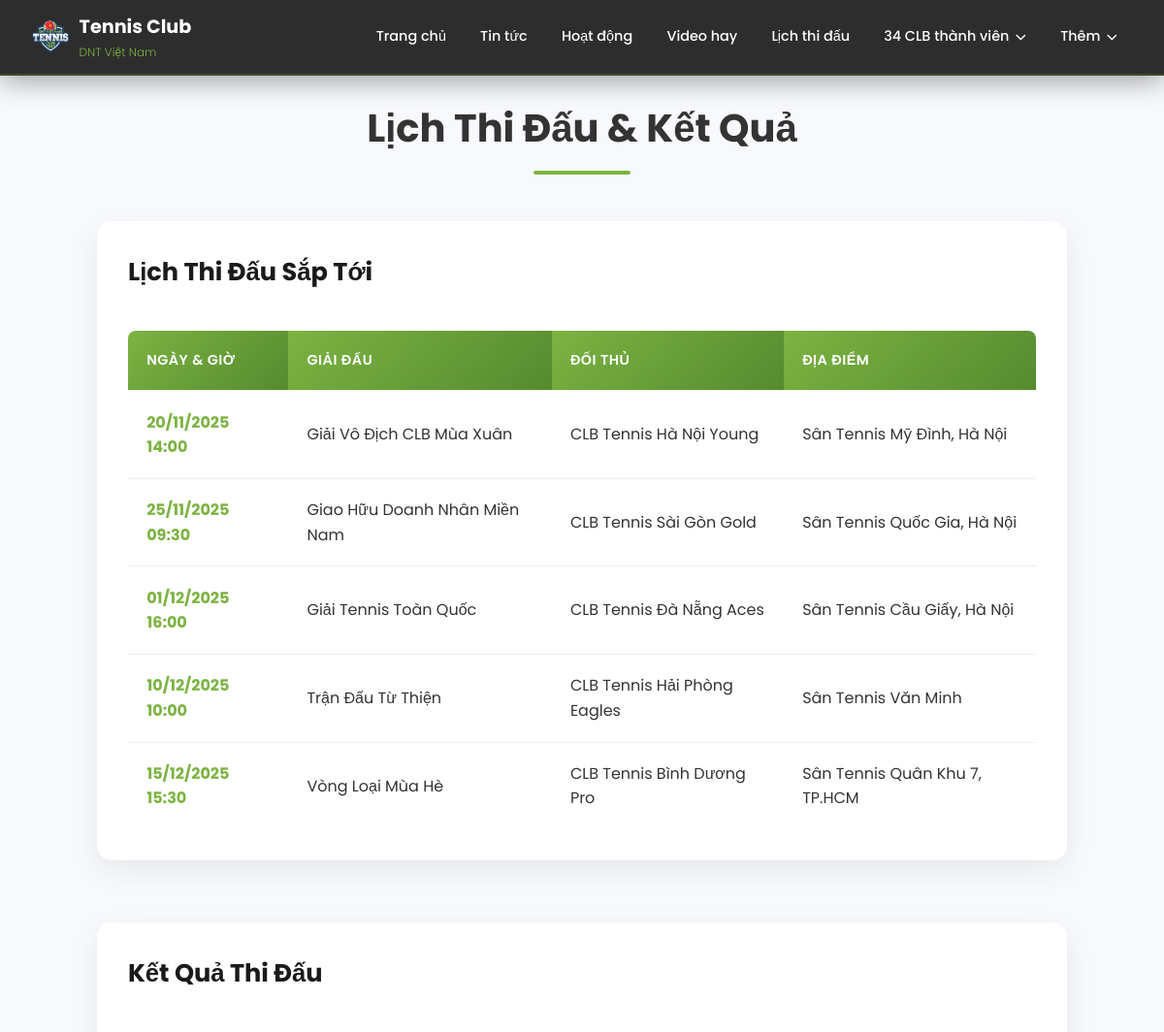
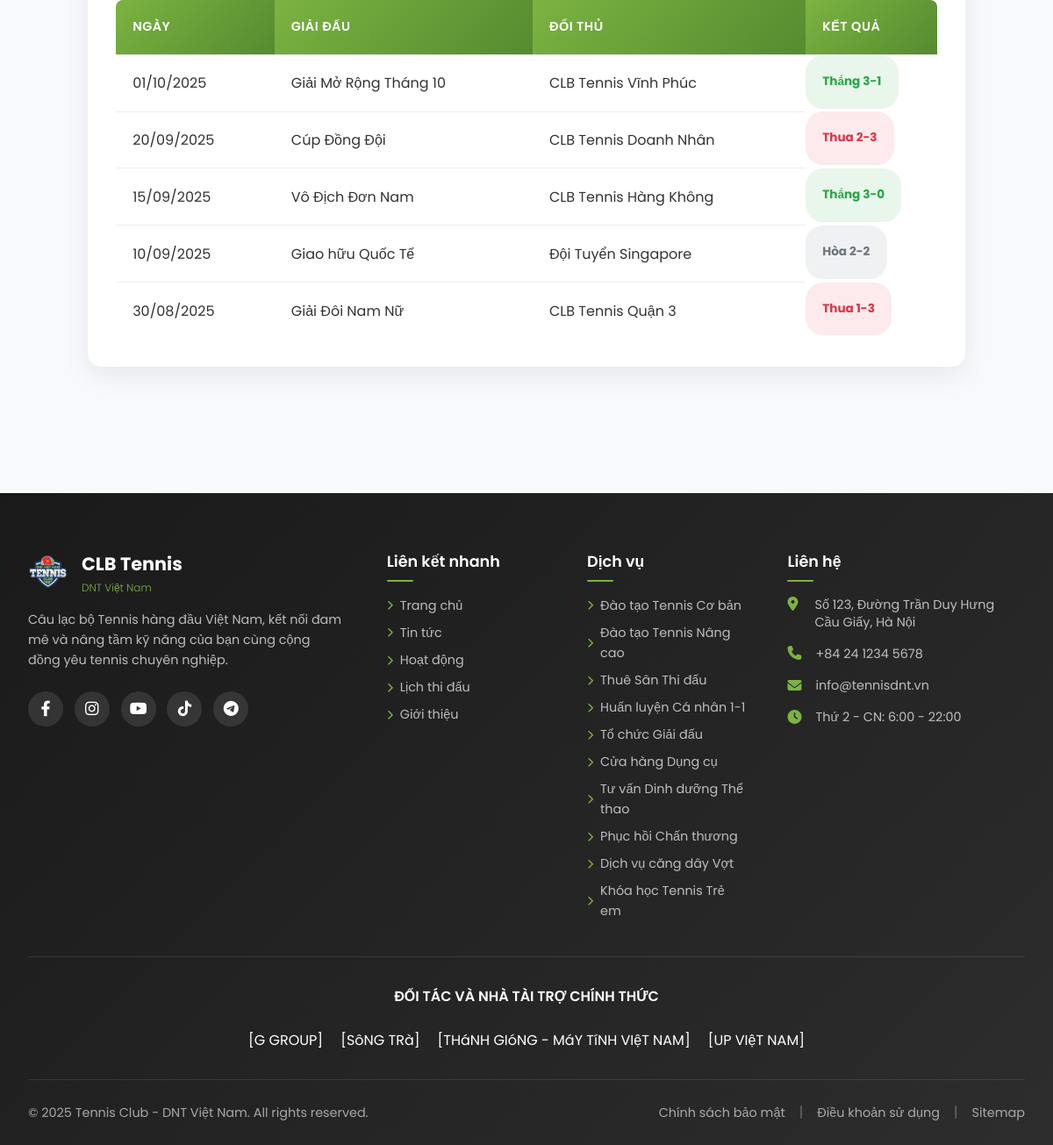
The app's page /lich-thi-dau.php with its own data (2 pictures, top to bottom).
### tables this page shows
CREATE TABLE IF NOT EXISTS `matches` (
  `id` int NOT NULL AUTO_INCREMENT,
  `event_name` varchar(255) NOT NULL COMMENT 'Tên giải đấu/sự kiện',
  `opponent` varchar(255) NOT NULL COMMENT 'Đối thủ',
  `match_datetime` datetime NOT NULL COMMENT 'Ngày và Giờ thi đấu',
  `location` varchar(255) DEFAULT NULL COMMENT 'Địa điểm sân thi đấu',
  `result` varchar(50) DEFAULT NULL COMMENT 'Kết quả (Ví dụ: Thắng 3-0, Thua 1-3)',
  `status` enum('Upcoming','Finished','Cancelled') NOT NULL DEFAULT 'Upcoming',
  PRIMARY KEY (`id`)
);

CREATE TABLE IF NOT EXISTS `services` (
  `id` int NOT NULL AUTO_INCREMENT,
  `name` varchar(150) NOT NULL COMMENT 'Tên dịch vụ',
  `link` varchar(255) NOT NULL COMMENT 'Đường dẫn liên kết',
  `icon` varchar(50) DEFAULT NULL COMMENT 'Font Awesome icon class',
  PRIMARY KEY (`id`)
);

CREATE TABLE IF NOT EXISTS `sponsors` (
  `id` int NOT NULL AUTO_INCREMENT,
  `name` varchar(150) NOT NULL COMMENT 'Tên nhà tài trợ',
  `logo_url` varchar(255) DEFAULT NULL COMMENT 'Đường dẫn đến logo',
  `level` varchar(50) DEFAULT NULL COMMENT 'Cấp độ tài trợ (Kim Cương, Vàng, Bạc)',
  `website` varchar(255) DEFAULT NULL COMMENT 'Website của nhà tài trợ',
  `contact_email` varchar(100) DEFAULT NULL,
  PRIMARY KEY (`id`)
);

### lich-thi-dau.php (the view, shortened to what this page needs)
<?php
include 'header.php';
?>
<main>
    <section class="schedule-page-section">
        <div class="container">
            <h1 class="section-title">Lịch Thi Đấu & Kết Quả</h1>
            <div class="schedule-table">
                <h2>Lịch Thi Đấu Sắp Tới</h2>
                <table>
                    <thead>
                        <tr>
                            <th>Ngày & Giờ</th>
                            <th>Giải đấu</th>
                            <th>Đối thủ</th>
                            <th>Địa điểm</th>
                        </tr>
                    </thead>
                    <tbody>
                        <?php
                        $sql_upcoming = "SELECT event_name, opponent, match_datetime, location FROM matches WHERE status = 'Upcoming' ORDER BY match_datetime ASC";
                        $result_upcoming = $conn->query($sql_upcoming);
                        if ($result_upcoming->num_rows > 0) {
                            while($row = $result_upcoming->fetch_assoc()) {
                                $formatted_datetime = date("d/m/Y H:i", strtotime($row["match_datetime"]));
                                echo '
                                <tr>
                                    <td class="match-date">' . $formatted_datetime . '</td>
                                    <td>' . htmlspecialchars($row["event_name"]) . '</td>
                                    <td>' . htmlspecialchars($row["opponent"]) . '</td>
                                    <td>' . htmlspecialchars($row["location"]) . '</td>
                                </tr>';
                            }
                        } else {
                            echo '<tr><td colspan="4" style="text-align: center;">Không có lịch thi đấu nào sắp tới.</td></tr>';
                        }
                        ?>
                    </tbody>
                </table>
            </div>
            <div class="schedule-table">
                <h2>Kết Quả Thi Đấu</h2>
                <table>
                    <thead>
                        <tr>
                            <th>Ngày</th>
                            <th>Giải đấu</th>
                            <th>Đối thủ</th>
                            <th>Kết quả</th>
                        </tr>
                    </thead>
                    <tbody>
                        <?php
                        $sql_finished = "SELECT event_name, opponent, match_datetime, result FROM matches WHERE status = 'Finished' ORDER BY match_datetime DESC";
                        $result_finished = $conn->query($sql_finished);
                        if ($result_finished->num_rows > 0) {
                            while($row = $result_finished->fetch_assoc()) {
                                $formatted_date = date("d/m/Y", strtotime($row["match_datetime"]));
                                $result_text = htmlspecialchars($row["result"]);
                                $result_class = '';
                                if (stripos($result_text, 'Thắng') !== false) {
                                    $result_class = 'win';
                                } elseif (stripos($result_text, 'Thua') !== false) {
                                    $result_class = 'loss';
                                } elseif (stripos($result_text, 'Hòa') !== false) {
                                    $result_class = 'draw';
                                }
                                echo '
                                <tr>
                                    <td>' . $formatted_date . '</td>
                                    <td>' . htmlspecialchars($row["event_name"]) . '</td>
                                    <td>' . htmlspecialchars($row["opponent"]) . '</td>
                                    <td class="match-result ' . $result_class . '">' . $result_text . '</td>
                                </tr>';
                            }
                        } else {
                            echo '<tr><td colspan="4" style="text-align: center;">Chưa có kết quả thi đấu nào.</td></tr>';
                        }
                        ?>
                    </tbody>
                </table>
            </div>
        </div>
    </section>
</main>
<?php include 'footer.php'; ?>

### header.php (shortened to what this page needs)
<!DOCTYPE html>
<html lang="vi">
<head>
    <link rel="stylesheet" href="https://cdnjs.cloudflare.com/ajax/libs/font-awesome/6.4.0/css/all.min.css">
    <link rel="stylesheet" href="style.css">
</head>
<body>
    <header>
        <nav class="container">
            <div class="logo">
                <img src="img/logotn.png" alt="Logo DNT Việt Nam" class="site-logo">
                <div>
                    <div class="logo-text">Tennis Club</div>
                    <div class="logo-sub">DNT Việt Nam</div>
                </div>
            </div>
            <ul class="nav-menu" id="navMenu">
                <li><a href="index.php">Trang chủ</a></li>
                <li><a href="tin-tuc.php">Tin tức</a></li>
                <li><a href="hoat-dong.php">Hoạt động</a></li>
                <li><a href="video.php">Video hay</a></li>
                <li><a href="index.php#lich-thi-dau">Lịch thi đấu</a></li>
                <li class="dropdown">
                    <a href="#">34 CLB thành viên <i class="fas fa-chevron-down"></i></a>
                </li>
                <li class="dropdown">
                    <a href="#">Thêm <i class="fas fa-chevron-down"></i></a>
                </li>
            </ul>
        </nav>
    </header>

### footer.php (shortened to what this page needs)
    <footer>
        <div class="container">
            <div class="footer-main">
                <div class="footer-col about-col">
                    <div class="footer-logo">
                        <img src="img/logotn.png" alt="Logo DNT Việt Nam" class="site-logo footer-logo-img">
                        <div>
                            <div class="footer-logo-text">CLB Tennis</div>
                            <div class="footer-logo-sub">DNT Việt Nam</div>
                        </div>
                    </div>
                    <p class="footer-desc">Câu lạc bộ Tennis hàng đầu Việt Nam, kết nối đam mê và nâng tầm kỹ năng của bạn cùng cộng đồng yêu tennis chuyên nghiệp.</p>
                    <div class="social-icons">
                        <a href="#" class="social-icon facebook"><i class="fab fa-facebook-f"></i></a>
                        <a href="#" class="social-icon instagram"><i class="fab fa-instagram"></i></a>
                        <a href="#" class="social-icon youtube"><i class="fab fa-youtube"></i></a>
                        <a href="#" class="social-icon tiktok"><i class="fab fa-tiktok"></i></a>
                        <a href="#" class="social-icon telegram"><i class="fab fa-telegram-plane"></i></a>
                    </div>
                </div>
                <div class="footer-col">
                    <h3 class="footer-title">Liên kết nhanh</h3>
                    <ul class="footer-links">
                        <li><a href="index.php"><i class="fas fa-chevron-right"></i> Trang chủ</a></li>
                        <li><a href="tin-tuc.php"><i class="fas fa-chevron-right"></i> Tin tức</a></li>
                        <li><a href="hoat-dong.php"><i class="fas fa-chevron-right"></i> Hoạt động</a></li>
                        <li><a href="index.php#lich-thi-dau"><i class="fas fa-chevron-right"></i> Lịch thi đấu</a></li>
                        <li><a href="index.php#gioi-thieu"><i class="fas fa-chevron-right"></i> Giới thiệu</a></li>
                    </ul>
                </div>
                <div class="footer-col">
                    <h3 class="footer-title">Dịch vụ</h3>
                    <ul class="footer-links">
                        <?php
                        if (isset($conn)) {
                            $sql_services = "SELECT name, link FROM services ORDER BY id ASC";
                            $result_services = $conn->query($sql_services);
                            if ($result_services && $result_services->num_rows > 0) {
                                while($row = $result_services->fetch_assoc()) {
                                    $link = htmlspecialchars($row["link"]);
                                    $name = htmlspecialchars($row["name"]);
                                    echo '<li><a href="' . $link . '"><i class="fas fa-chevron-right"></i> ' . $name . '</a></li>';
                                }
                            } else {
                                echo '<li><a href="#"><i class="fas fa-chevron-right"></i> Đang cập nhật</a></li>';
                            }
                        }
                        ?>
                        </ul>
                </div>
                <div class="footer-col">
                    <h3 class="footer-title">Liên hệ</h3>
                    <ul class="footer-contact">
                        <li>
                            <i class="fas fa-map-marker-alt"></i>
                            <span>Số 123, Đường Trần Duy Hưng<br>Cầu Giấy, Hà Nội</span>
                        </li>
                        <li>
                            <i class="fas fa-phone"></i>
                            <span>+84 24 1234 5678</span>
                        </li>
                        <li>
                            <i class="fas fa-envelope"></i>
                            <span>info@tennisdnt.vn</span>
                        </li>
                        <li>
                            <i class="fas fa-clock"></i>
                            <span>Thứ 2 - CN: 6:00 - 22:00</span>
                        </li>
                    </ul>
                </div>
            </div>
            <div class="footer-partners">
                <h3 class="section-subtitle">ĐỐI TÁC VÀ NHÀ TÀI TRỢ CHÍNH THỨC</h3>
                <div class="partner-logos">
                    <?php
                    if (isset($conn)) {
                        $sql_sponsors = "SELECT name FROM sponsors ORDER BY level DESC, name ASC LIMIT 4";
                        $result_sponsors = $conn->query($sql_sponsors);
                        if ($result_sponsors && $result_sponsors->num_rows > 0) {
                            while($row = $result_sponsors->fetch_assoc()) {
                                echo '<span class="partner">[' . htmlspecialchars(strtoupper($row["name"])) . ']</span>';
                            }
                        } else {
                            echo '<span class="partner">[ĐANG CẬP NHẬT]</span>';
                        }
                    }
                    ?>
                    </div>
            </div>
            <div class="footer-bottom">
                <div class="footer-bottom-content">
                    <p>© 2025 Tennis Club - DNT Việt Nam. All rights reserved.</p>
                    <div class="footer-bottom-links">
                        <a href="#">Chính sách bảo mật</a>
                        <span>|</span>
                        <a href="#">Điều khoản sử dụng</a>
                        <span>|</span>
                        <a href="#">Sitemap</a>
                    </div>
                </div>
            </div>
        </div>
    </footer>
</body>
</html>

### records on screen
matches: match_datetime "20/11/2025 14:00", event_name "Giải Vô Địch CLB Mùa Xuân", opponent "CLB Tennis Hà Nội Young", location "Sân Tennis Mỹ Đình, Hà Nội"
matches: match_datetime "25/11/2025 09:30", event_name "Giao Hữu Doanh Nhân Miền Nam", opponent "CLB Tennis Sài Gòn Gold", location "Sân Tennis Quốc Gia, Hà Nội"
matches: match_datetime "01/12/2025 16:00", event_name "Giải Tennis Toàn Quốc", opponent "CLB Tennis Đà Nẵng Aces", location "Sân Tennis Cầu Giấy, Hà Nội"
matches: match_datetime "10/12/2025 10:00", event_name "Trận Đấu Từ Thiện", opponent "CLB Tennis Hải Phòng Eagles", location "Sân Tennis Văn Minh"
matches: match_datetime "15/12/2025 15:30", event_name "Vòng Loại Mùa Hè", opponent "CLB Tennis Bình Dương Pro", location "Sân Tennis Quân Khu 7, TP.HCM"
matches: match_datetime "01/10/2025", event_name "Giải Mở Rộng Tháng 10", opponent "CLB Tennis Vĩnh Phúc", result "Thắng 3-1"
matches: match_datetime "20/09/2025", event_name "Cúp Đồng Đội", opponent "CLB Tennis Doanh Nhân", result "Thua 2-3"
matches: match_datetime "15/09/2025", event_name "Vô Địch Đơn Nam", opponent "CLB Tennis Hàng Không", result "Thắng 3-0"
matches: match_datetime "10/09/2025", event_name "Giao hữu Quốc Tế", opponent "Đội Tuyển Singapore", result "Hòa 2-2"
matches: match_datetime "30/08/2025", event_name "Giải Đôi Nam Nữ", opponent "CLB Tennis Quận 3", result "Thua 1-3"
services: name "Đào tạo Tennis Cơ bản"
services: name "Đào tạo Tennis Nâng cao"
services: name "Thuê Sân Thi đấu"
services: name "Huấn luyện Cá nhân 1-1"
services: name "Tổ chức Giải đấu"
services: name "Cửa hàng Dụng cụ"
services: name "Tư vấn Dinh dưỡng Thể thao"
services: name "Phục hồi Chấn thương"
services: name "Dịch vụ căng dây Vợt"
services: name "Khóa học Tennis Trẻ em"
sponsors: name "G GROUP"
sponsors: name "SôNG TRà"
sponsors: name "THáNH GIóNG - MáY TíNH VIệT NAM"
sponsors: name "UP VIệT NAM"
